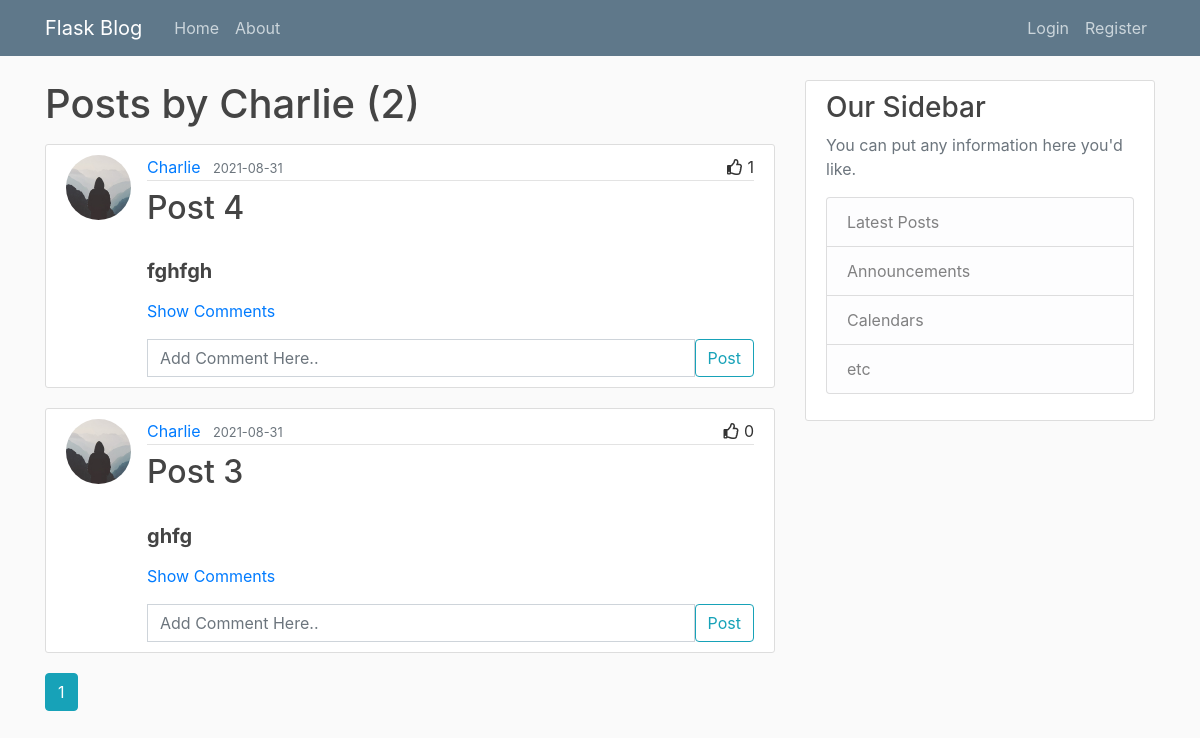
Page /user/charlie on the earlier database version.
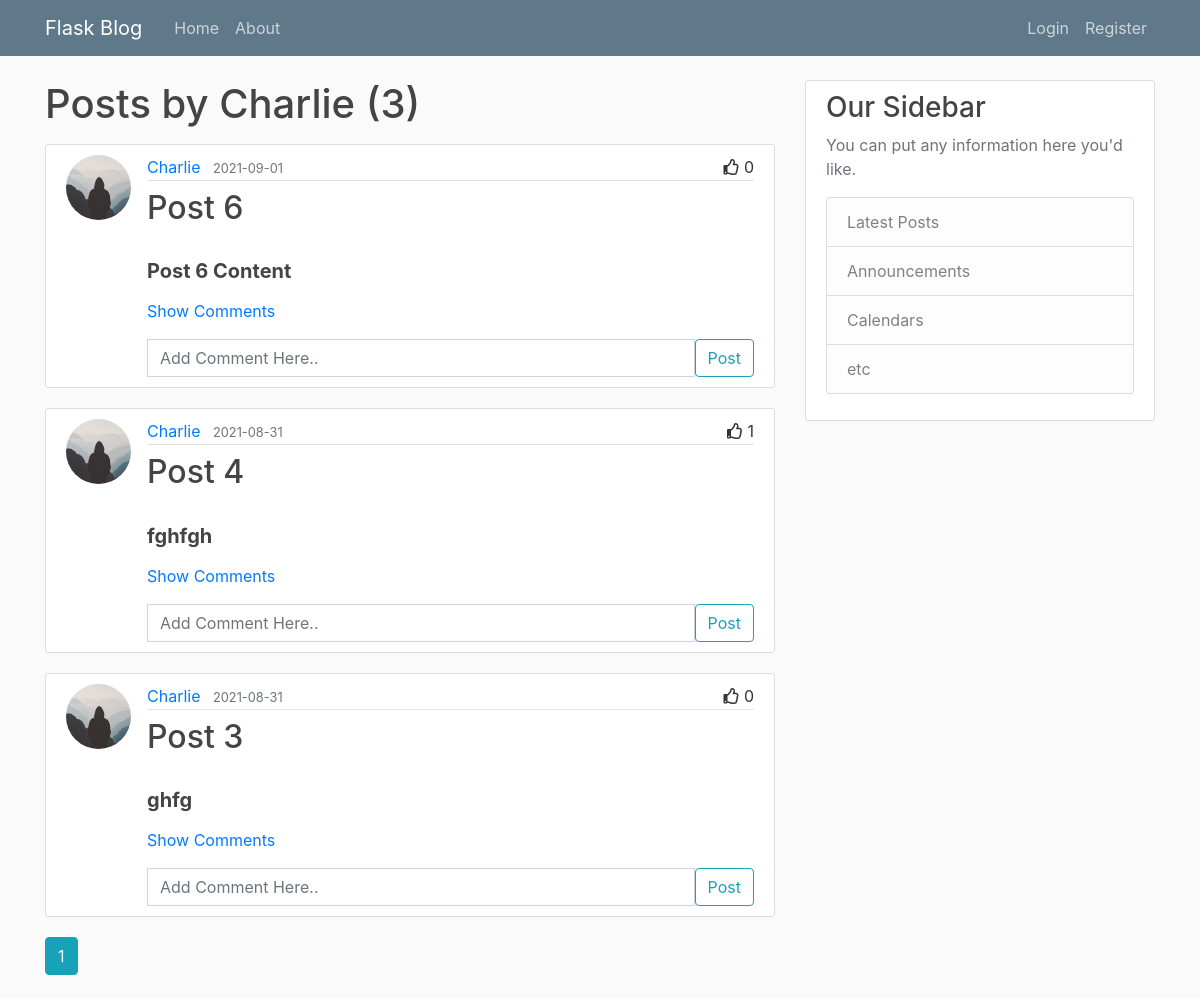
Same page on the later database version.
### flaskblog/models.py (models this page shows, shortened)
class User(db.Model, UserMixin):
    id          = db.Column(db.Integer, primary_key=True)
    username    = db.Column(db.String(20), unique=True, nullable=False)
    email       = db.Column(db.String(120), unique=True, nullable=False)
    image_file  = db.Column(db.String(20), nullable=False, default='default.jpg')
    password    = db.Column(db.String(60), nullable=False)
    updated_on  = db.Column(db.DateTime, default=datetime.utcnow, onupdate=datetime.utcnow)
    posts       = db.relationship('Post', backref='author', lazy=True, cascade='all, delete, delete-orphan')
    comments    = db.relationship('Comment', backref='user', cascade='all, delete, delete-orphan')
    likes       = db.relationship('Like', backref='user', cascade='all, delete, delete-orphan')

class Post(db.Model):
    id          = db.Column(db.Integer, primary_key=True)
    title       = db.Column(db.String(100), nullable=False)
    date_posted = db.Column(db.DateTime, nullable=False, default=datetime.utcnow)
    date_updated= db.Column(db.DateTime, default=datetime.utcnow, onupdate=datetime.utcnow)
    content     = db.Column(db.Text, nullable=False)
    user_id     = db.Column(db.Integer, db.ForeignKey('user.id', ondelete="CASCADE"), nullable=False)
    comments    = db.relationship('Comment', backref='post', cascade='all, delete, delete-orphan')
    likes       = db.relationship('Like', backref='post', cascade='all, delete, delete-orphan')

### flaskblog/accounts/routes.py (the view)
@accounts.route("/user/<string:username>", methods=['GET', 'POST'])
def user_posts(username):
    page = request.args.get('page', 1, type=int)
    user = User.query.filter_by(username=username).first_or_404()
    posts = Post.query\
        .filter_by(author=user)\
        .order_by(Post.date_posted.desc())\
        .paginate(page=page, per_page=5)
    form = CommentForm()
    create_comment(form)
    return render_template('accounts/user_posts.html', posts=posts, user=user, form=form)

### flaskblog/posts/forms.py
class CommentForm(FlaskForm):
    text    = StringField('text', validators=[DataRequired()], render_kw={"placeholder": "Add Comment Here.."})
    postid  = HiddenField('postid', validators=[DataRequired()])
    submit  = SubmitField('Post')

### flaskblog/posts/utils.py (called while the page is built)
def create_comment(form, redirect_url='main.home'):
    if form.validate_on_submit():
        post = Post.query.filter_by(id=form.postid.data).first()
        comment = Comment(text=form.text.data, user=current_user, post=post)
        db.session.add(comment)
        db.session.commit()
        flash('Comment created!', 'success')
        form.text.data = ''
        return redirect(url_for(redirect_url))

### flaskblog/templates/accounts/user_posts.html
{% extends "base/base.html" %}
{% block content %}
	<h1 class="mb-3">Posts by {{user.username|title}} ({{ posts.total }}) </h1>
  {% for post in posts.items %}
    {% include "posts/post.html" %}
  {% endfor %}
  {% for page_num in posts.iter_pages(left_edge=1, right_edge=1, left_current=1, right_current=2) %}
    {% if page_num %}
      {% if posts.page == page_num %}
        <a class="btn btn-info mb-4" href="{{ url_for('accounts.user_posts', username=user.username, page=page_num) }}">{{ page_num }}</a>
      {% else %}
        <a class="btn btn-outline-info mb-4" href="{{ url_for('accounts.user_posts', username=user.username, page=page_num) }}">{{ page_num }}</a>
      {% endif %}
    {% else %}
      ...
    {% endif %}
  {% endfor %}
{% endblock content %}

### flaskblog/templates/base/base.html (shortened to what this page needs)
<!DOCTYPE html>
<html>
<head>
  <link rel="stylesheet" href="https://maxcdn.bootstrapcdn.com/bootstrap/4.0.0/css/bootstrap.min.css">
  <link rel="stylesheet" href="https://cdnjs.cloudflare.com/ajax/libs/font-awesome/5.15.4/css/all.min.css" />
  <link rel="stylesheet" type="text/css" href="{{ url_for('static', filename='style.css') }}">
</head>
<body>
  <header class="site-header">
    <nav class="navbar navbar-expand-md navbar-dark bg-steel fixed-top">
      <div class="container">
        <a class="navbar-brand mr-4" href="/">Flask Blog</a>
        <div class="collapse navbar-collapse" id="navbarToggle">
          <div class="navbar-nav mr-auto">
            <a class="nav-item nav-link" href="{{ url_for('main.home') }}">Home</a>
            <a class="nav-item nav-link" href="{{ url_for('main.about') }}">About</a>
          </div>
          <div class="navbar-nav">
            {% if current_user.is_authenticated %}
              <a class="nav-item nav-link" href="{{ url_for('posts.create_post') }}">New Post</a>
              <a class="nav-item nav-link" href="{{ url_for('accounts.account') }}">Account</a>
              <a class="nav-item nav-link" href="{{ url_for('accounts.logout') }}">Logout</a>
            {% else %}
              <a class="nav-item nav-link" href="{{ url_for('accounts.login') }}">Login</a>
              <a class="nav-item nav-link" href="{{ url_for('accounts.register') }}">Register</a>
            {% endif %}
          </div>
        </div>
      </div>
    </nav>
  </header>
  <main role="main" class="container">
    <div class="row">
      <div class="col-md-8">
        {% block content %}{% endblock content %}
      </div>
      <div class="col-md-4">
        <div class="content-section">
          <h3>Our Sidebar</h3>
          <p class='text-muted'>You can put any information here you'd like.
            <ul class="list-group">
              <li class="list-group-item list-group-item-light">Latest Posts</li>
              <li class="list-group-item list-group-item-light">Announcements</li>
              <li class="list-group-item list-group-item-light">Calendars</li>
              <li class="list-group-item list-group-item-light">etc</li>
            </ul>
          </p>
        </div>
      </div>
    </div>
  </main>
</body>
</html>

### flaskblog/templates/posts/post.html (shortened to what this page needs)
<article class="media content-section">
  <img src="{{ url_for('static', filename='profile_pics/' + post.author.image_file) }}"
  class="rounded-circle article-img">
  <div class="media-body">
    <div class="article-metadata d-flex justify-content-between align-items-center mb-2">
      <div>
        <a class="mr-2" href="{{ url_for('accounts.user_posts', username=post.author.username) }}">
          {{ post.author.username|title }}
        </a>
        <small class="text-muted">
          {{ post.date_posted.strftime('%Y-%m-%d') }}
        </small>
      </div>
      <div>
        {% if current_user in post.likes|map(attribute="user")|list %}
        <i
          class="fas fa-thumbs-up"
          id="like-button-{{post.id}}"
          onclick="like({{post.id}})"
        ></i>
        {% else %}
        <i
          class="far fa-thumbs-up"
          id="like-button-{{post.id}}"
          onclick="like({{post.id}})"
        ></i>
        {% endif %}
        <span id="likes-count-{{post.id}}">{{ post.likes|count }}</span>
      </div>
    </div>
    <h2 class="article-title">
        {{ post.title }}
    </h2>
    <h5 class="article-content mb-3">
      <strong>{{ post.content }}</strong>
    </h5>
    {% include 'posts/post_comments.html' %}
    {% include 'posts/post_comment_form.html' %}
  </div>
</article>

### flaskblog/templates/posts/post_comments.html (shortened to what this page needs)
<div class="mb-3">
  {% if post.comments|length > 0 %}
    <div  class="mb-3">
      <a data-toggle="collapse" href="#collapse{{post.id}}" role="button">
        Show Comments
      </a>
    </div>
  {% else %}
    <small>No Comments</small>
  {% endif %}
</div>

### flaskblog/templates/posts/post_comment_form.html (shortened to what this page needs)
<form class="input-group" method="POST" action="">
        {% if form.text.errors %}
          {{ form.text(class="form-control is-invalid") }}
          <div class="invalid-feedback">
            {% for error in form.text.errors %}
              <span>{{ error }}</span>
            {% endfor %}
          </div>
        {% else %}
          {{ form.text(class="form-control") }}
        {% endif %}
      {{ form.submit(class="btn btn-outline-info") }}
  </form>

### flaskblog/static/style.css (style rules this page uses)
body { background: #fafafa; color: #333333; margin-top: 5rem; }
h1, h2, h3, h4, h5, h6 { color: #444444; }
.bg-steel { background-color: #5f788a; }
.site-header .navbar-nav .nav-link { color: #cbd5db; }
.content-section { background: #ffffff; padding: 10px 20px; border: 1px solid #dddddd; border-radius: 3px; margin-bottom: 20px; }
.article-title { color: #444444; }
.article-content { white-space: pre-line; }
.article-img { height: 65px; width: 65px; margin-right: 16px; }
.article-metadata { padding-bottom: 1px; margin-bottom: 4px; border-bottom: 1px solid #e3e3e3 }

Differences in the rows shown:
added Post: image_file (placeholder picture), author.username "Charlie", date_posted "2021-09-01", likes|count "0", title "Post 6", content "Post 6 Content"
Other differences:
{{ posts.total }}: "2" → "3"
